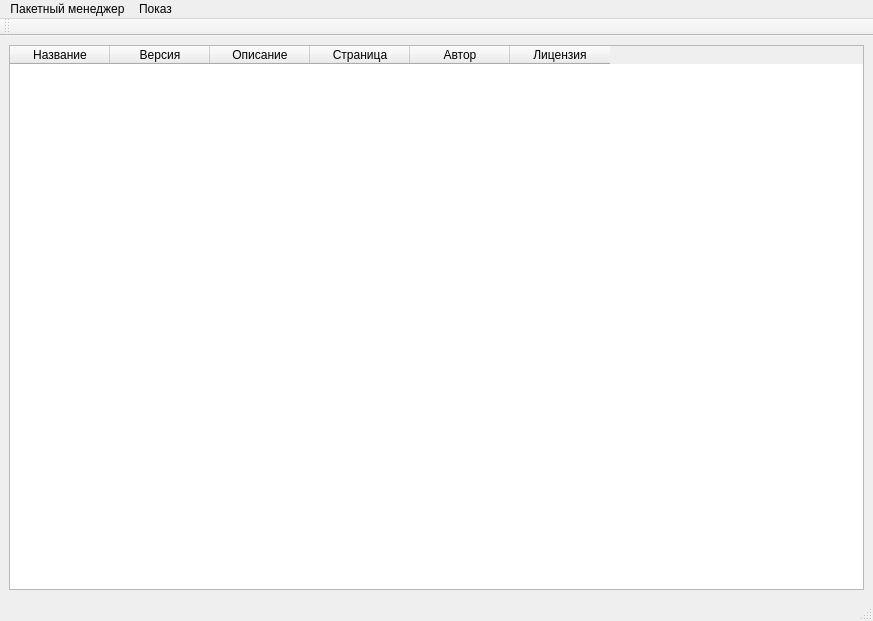
<?xml version="1.0" encoding="UTF-8"?>
<ui version="4.0">
 <class>MainWindow</class>
 <widget class="QMainWindow" name="MainWindow">
  <property name="geometry">
   <rect>
    <x>0</x>
    <y>0</y>
    <width>873</width>
    <height>621</height>
   </rect>
  </property>
  <property name="windowTitle">
   <string>PM (Package Manager)</string>
  </property>
  <widget class="QWidget" name="centralwidget">
   <layout class="QHBoxLayout" name="horizontalLayout">
    <item>
     <widget class="QTableWidget" name="packages">
      <property name="minimumSize">
       <size>
        <width>521</width>
        <height>271</height>
       </size>
      </property>
      <property name="maximumSize">
       <size>
        <width>10000</width>
        <height>10000</height>
       </size>
      </property>
      <property name="contextMenuPolicy">
       <enum>Qt::CustomContextMenu</enum>
      </property>
      <property name="autoScroll">
       <bool>true</bool>
      </property>
      <property name="editTriggers">
       <set>QAbstractItemView::NoEditTriggers</set>
      </property>
      <property name="selectionMode">
       <enum>QAbstractItemView::ExtendedSelection</enum>
      </property>
      <property name="selectionBehavior">
       <enum>QAbstractItemView::SelectRows</enum>
      </property>
      <property name="wordWrap">
       <bool>true</bool>
      </property>
      <column>
       <property name="text">
        <string>Название</string>
       </property>
      </column>
      <column>
       <property name="text">
        <string>Версия</string>
       </property>
      </column>
      <column>
       <property name="text">
        <string>Описание</string>
       </property>
      </column>
      <column>
       <property name="text">
        <string>Страница</string>
       </property>
      </column>
      <column>
       <property name="text">
        <string>Автор</string>
       </property>
      </column>
      <column>
       <property name="text">
        <string>Лицензия</string>
       </property>
      </column>
     </widget>
    </item>
   </layout>
  </widget>
  <widget class="QMenuBar" name="menubar">
   <property name="geometry">
    <rect>
     <x>0</x>
     <y>0</y>
     <width>873</width>
     <height>21</height>
    </rect>
   </property>
   <widget class="QMenu" name="menu">
    <property name="title">
     <string>Пакетный менеджер</string>
    </property>
    <addaction name="pip"/>
    <addaction name="npm"/>
   </widget>
   <widget class="QMenu" name="menu_2">
    <property name="title">
     <string>Показ</string>
    </property>
    <addaction name="all_packages"/>
    <addaction name="outdated_packages"/>
   </widget>
   <addaction name="menu"/>
   <addaction name="menu_2"/>
  </widget>
  <widget class="QStatusBar" name="statusbar"/>
  <widget class="QToolBar" name="toolBar">
   <property name="windowTitle">
    <string>toolBar</string>
   </property>
   <attribute name="toolBarArea">
    <enum>TopToolBarArea</enum>
   </attribute>
   <attribute name="toolBarBreak">
    <bool>false</bool>
   </attribute>
  </widget>
  <action name="pip">
   <property name="checkable">
    <bool>true</bool>
   </property>
   <property name="checked">
    <bool>false</bool>
   </property>
   <property name="enabled">
    <bool>true</bool>
   </property>
   <property name="text">
    <string>PiPy (pip3)</string>
   </property>
  </action>
  <action name="npm">
   <property name="checkable">
    <bool>true</bool>
   </property>
   <property name="text">
    <string>NPM</string>
   </property>
  </action>
  <action name="all_packages">
   <property name="checkable">
    <bool>true</bool>
   </property>
   <property name="checked">
    <bool>true</bool>
   </property>
   <property name="enabled">
    <bool>false</bool>
   </property>
   <property name="text">
    <string>Все пакеты</string>
   </property>
  </action>
  <action name="outdated_packages">
   <property name="checkable">
    <bool>true</bool>
   </property>
   <property name="text">
    <string>Пакеты, которые можно обновить</string>
   </property>
  </action>
 </widget>
 <resources/>
 <connections/>
</ui>
